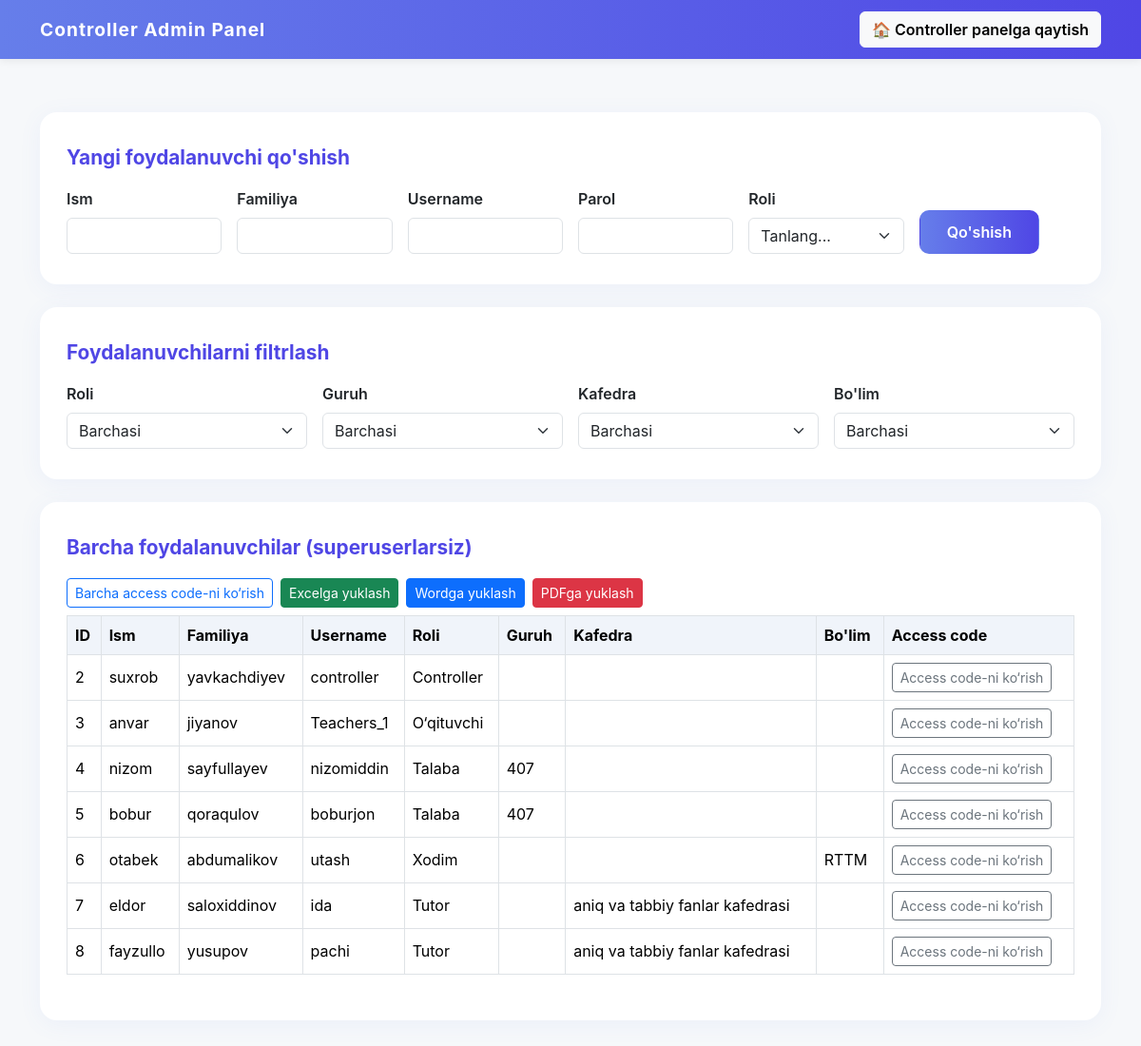
/api/controller-panel/add-user/ (signed in), run on the app's committed database.
### main/models.py (models this page shows, shortened)
class User(AbstractUser):
    ROLE_CHOICES = (
        ('admin', 'Admin'),
        ('teacher', 'O‘qituvchi'),
        ('controller', 'Controller'),
        ('student', 'Talaba'),
        ('tutor', 'Tutor'),
        ('employee', 'Xodim'),
    )
    role = models.CharField(max_length=20, choices=ROLE_CHOICES, default='student')
    access_code = models.CharField(max_length=5, unique=True, blank=True, null=True)  # Talaba, tutor, xodim uchun
    group = models.ForeignKey('Group', on_delete=models.SET_NULL, null=True, blank=True, related_name='students', verbose_name='Guruh')  # Talabani guruhga bog‘lash
    kafedra = models.ForeignKey('Kafedra', on_delete=models.SET_NULL, null=True, blank=True, related_name='tutors', verbose_name='Kafedra')
    bulim = models.ForeignKey('Bulim', on_delete=models.SET_NULL, null=True, blank=True, related_name='employees', verbose_name="Bo'lim")
    groups = models.ManyToManyField(
        'auth.Group',
        related_name='main_user_set',  # Ziddiyatni oldini olish uchun
        blank=True,
        help_text='The groups this user belongs to.',
        verbose_name='groups',
    )
    user_permissions = models.ManyToManyField(
        'auth.Permission',
        related_name='main_user_set',  # Ziddiyatni oldini olish uchun
        blank=True,
        help_text='Specific permissions for this user.',
        verbose_name='user permissions',
    )
    class Meta:
        verbose_name = "Foydalanuvchi"
        verbose_name_plural = "Foydalanuvchilar"

class Group(models.Model):
    faculty = models.ForeignKey(Faculty, on_delete=models.CASCADE, related_name='groups', verbose_name="Fakultet")
    name = models.CharField(max_length=100, verbose_name="Guruh nomi")
    created_at = models.DateTimeField(auto_now_add=True, verbose_name="Yaratilgan sana")
    class Meta:
        verbose_name = "Guruh"
        verbose_name_plural = "Guruhlar"

class Bulim(models.Model):
    name = models.CharField(max_length=255, verbose_name="Bo'lim nomi")
    created_at = models.DateTimeField(auto_now_add=True, verbose_name='Yaratilgan sana')
    class Meta:
        verbose_name = "Bo'lim"
        verbose_name_plural = "Bo'limlar"

class Kafedra(models.Model):
    faculty = models.ForeignKey('Faculty', on_delete=models.CASCADE, related_name='kafedralar', verbose_name='Fakultet')
    name = models.CharField(max_length=255, verbose_name='Kafedra nomi')
    created_at = models.DateTimeField(auto_now_add=True, verbose_name='Yaratilgan sana')
    class Meta:
        verbose_name = 'Kafedra'
        verbose_name_plural = 'Kafedralar'

### main/views_controller_panel.py (the view, shortened to what this page needs)
@login_required
def add_user(request):
    if not hasattr(request.user, 'role') or request.user.role != 'controller':
        return redirect('/api/login/')
    users = User.objects.exclude(is_superuser=True)
    filter_role = request.GET.get('filter_role')
    filter_group = request.GET.get('filter_group')
    filter_kafedra = request.GET.get('filter_kafedra')
    filter_bulim = request.GET.get('filter_bulim')
    if filter_role:
        users = users.filter(role=filter_role)
    if filter_group:
        users = users.filter(group_id=filter_group)
    if filter_kafedra:
        users = users.filter(kafedra_id=filter_kafedra)
    if filter_bulim:
        users = users.filter(bulim_id=filter_bulim)
    groups = Group.objects.all()
    kafedralar = Kafedra.objects.all()
    bulimlar = Bulim.objects.all()
    role_choices = User.ROLE_CHOICES
    return render(request, 'controller_panel/add_user.html', {
        'users': users,
        'groups': groups,
        'kafedralar': kafedralar,
        'bulimlar': bulimlar,
        'role_choices': role_choices,
    })

### main/templates/controller_panel/add_user.html (shortened to what this page needs)
<!DOCTYPE html>
<html lang="uz">
<head>
    <link href="https://cdn.jsdelivr.net/npm/bootstrap@5.3.3/dist/css/bootstrap.min.css" rel="stylesheet">
</head>
<body>
<nav style="position:fixed;top:0;left:0;width:100%;z-index:1000;background:linear-gradient(90deg,#667eea,#4f46e5);box-shadow:0 2px 8px rgba(0,0,0,0.07);padding:12px 0;">
    <div class="container d-flex justify-content-between align-items-center">
        <span style="color:#fff;font-weight:700;font-size:1.2rem;letter-spacing:1px;">Controller Admin Panel</span>
        <a href="/api/controller-panel/dashboard/" class="btn btn-light" style="font-weight:600;">🏠 Controller panelga qaytish</a>
    </div>
</nav>
<div class="container py-5" style="margin-top:70px;">
    <div class="user-card mb-4">
        <div class="form-section-title mb-3">Yangi foydalanuvchi qo'shish</div>
        <form method="post" autocomplete="off">
            <div class="row g-3 align-items-end">
                <div class="col-md-2">
                    <label for="first_name" class="form-label">Ism</label>
                    <input type="text" class="form-control" id="first_name" name="first_name" required>
                </div>
                <div class="col-md-2">
                    <label for="last_name" class="form-label">Familiya</label>
                    <input type="text" class="form-control" id="last_name" name="last_name" required>
                </div>
                <div class="col-md-2">
                    <label for="username" class="form-label">Username</label>
                    <input type="text" class="form-control" id="username" name="username" required>
                </div>
                <div class="col-md-2">
                    <label for="password" class="form-label">Parol</label>
                    <input type="text" class="form-control" id="password" name="password" required>
                </div>
                <div class="col-md-2">
                    <label for="role" class="form-label">Roli</label>
                    <select class="form-select" id="role" name="role" required onchange="showRoleFields()">
                        <option value="">Tanlang...</option>
                    </select>
                </div>
                <div class="col-md-2">
                    <button type="submit" class="btn btn-add">Qo'shish</button>
                </div>
            </div>
        </form>
    </div>
    <div class="user-card mb-4">
        <div class="form-section-title mb-3">Foydalanuvchilarni filtrlash</div>
        <form method="get" id="filterForm">
            <div class="row g-3 align-items-end">
                <div class="col-md-3">
                    <label for="filter_role" class="form-label">Roli</label>
                    <select class="form-select" id="filter_role" name="filter_role" onchange="this.form.submit()">
                        <option value="">Barchasi</option>
                    </select>
                </div>
                <div class="col-md-3">
                    <label for="filter_group" class="form-label">Guruh</label>
                    <select class="form-select" id="filter_group" name="filter_group" onchange="this.form.submit()">
                        <option value="">Barchasi</option>
                    </select>
                </div>
                <div class="col-md-3">
                    <label for="filter_kafedra" class="form-label">Kafedra</label>
                    <select class="form-select" id="filter_kafedra" name="filter_kafedra" onchange="this.form.submit()">
                        <option value="">Barchasi</option>
                    </select>
                </div>
                <div class="col-md-3">
                    <label for="filter_bulim" class="form-label">Bo'lim</label>
                    <select class="form-select" id="filter_bulim" name="filter_bulim" onchange="this.form.submit()">
                        <option value="">Barchasi</option>
                    </select>
                </div>
            </div>
        </form>
    </div>
    <div class="user-card">
        <div class="form-section-title mb-3">Barcha foydalanuvchilar (superuserlarsiz)</div>
        <div class="d-flex align-items-center mb-2 gap-2">
            <button type="button" class="btn btn-outline-primary btn-sm" id="showAllAccessBtn">Barcha access code-ni ko‘rish</button>
            <a href="{% url 'export_users_excel' %}?filter_role={{ request.GET.filter_role }}&filter_group={{ request.GET.filter_group }}&filter_kafedra={{ request.GET.filter_kafedra }}&filter_bulim={{ request.GET.filter_bulim }}" class="btn btn-success btn-sm">Excelga yuklash</a>
            <a href="{% url 'export_users_word' %}?filter_role={{ request.GET.filter_role }}&filter_group={{ request.GET.filter_group }}&filter_kafedra={{ request.GET.filter_kafedra }}&filter_bulim={{ request.GET.filter_bulim }}" class="btn btn-primary btn-sm">Wordga yuklash</a>
            <a href="{% url 'export_users_pdf' %}?filter_role={{ request.GET.filter_role }}&filter_group={{ request.GET.filter_group }}&filter_kafedra={{ request.GET.filter_kafedra }}&filter_bulim={{ request.GET.filter_bulim }}" class="btn btn-danger btn-sm">PDFga yuklash</a>
        </div>
        <div class="table-responsive">
            <table class="table user-table table-bordered table-hover">
                <thead>
                        <tr>
                            <th>ID</th>
                            <th>Ism</th>
                            <th>Familiya</th>
                            <th>Username</th>
                            <th>Roli</th>
                            <th>Guruh</th>
                            <th>Kafedra</th>
                            <th>Bo'lim</th>
                            <th>Access code</th>
                        </tr>
                </thead>
                <tbody>
                    {% for user in users %}
                    <tr>
                        <td>{{ user.id }}</td>
                        <td>{{ user.first_name }}</td>
                        <td>{{ user.last_name }}</td>
                        <td>{{ user.username }}</td>
                        <td>{{ user.get_role_display }}</td>
                        <td>{% if user.group %}{{ user.group.name }}{% endif %}</td>
                        <td>{% if user.kafedra %}{{ user.kafedra.name }}{% endif %}</td>
                        <td>{% if user.bulim %}{{ user.bulim.name }}{% endif %}</td>
                        <td>
                            <button type="button" class="btn btn-sm btn-outline-secondary show-access-btn" data-access="{{ user.access_code }}">Access code-ni ko‘rish</button>
                        </td>
                    </tr>
                    {% endfor %}
                </tbody>
            </table>
        </div>
    </div>
</div>
</body>
</html>

### main/templates/controller_panel/add_user.html (style rules this page uses)
body { background: #f6f8fa; font-family: 'Inter', 'Segoe UI', sans-serif; }
.user-card { background: #fff; border-radius: 18px; box-shadow: 0 4px 24px rgba(102,126,234,0.07); padding: 32px 28px; margin-bottom: 32px; }
.user-table th, .user-table td { vertical-align: middle; }
.user-table th { background: #f0f4fa; }
.user-table tr:nth-child(even) { background: #f9fafb; }
.form-label { font-weight: 600; }
.form-section-title { font-size: 1.3rem; font-weight: 700; color: #4f46e5; margin-bottom: 18px; }
.btn-add { background: linear-gradient(90deg,#667eea,#4f46e5); color: #fff; font-weight: 600; border-radius: 10px; padding: 10px 28px; }

### data on the page
User: id "2", first_name "suxrob", last_name "yavkachdiyev", username "controller", role "Controller"
User: id "3", first_name "anvar", last_name "jiyanov", username "Teachers_1", role "O‘qituvchi"
User: id "4", first_name "nizom", last_name "sayfullayev", username "nizomiddin", role "Talaba", group.name "407"
User: id "5", first_name "bobur", last_name "qoraqulov", username "boburjon", role "Talaba", group.name "407"
User: id "6", first_name "otabek", last_name "abdumalikov", username "utash", role "Xodim", bulim.name "RTTM"
User: id "7", first_name "eldor", last_name "saloxiddinov", username "ida", role "Tutor", kafedra.name "aniq va tabbiy fanlar kafedrasi"
User: id "8", first_name "fayzullo", last_name "yusupov", username "pachi", role "Tutor", kafedra.name "aniq va tabbiy fanlar kafedrasi"
